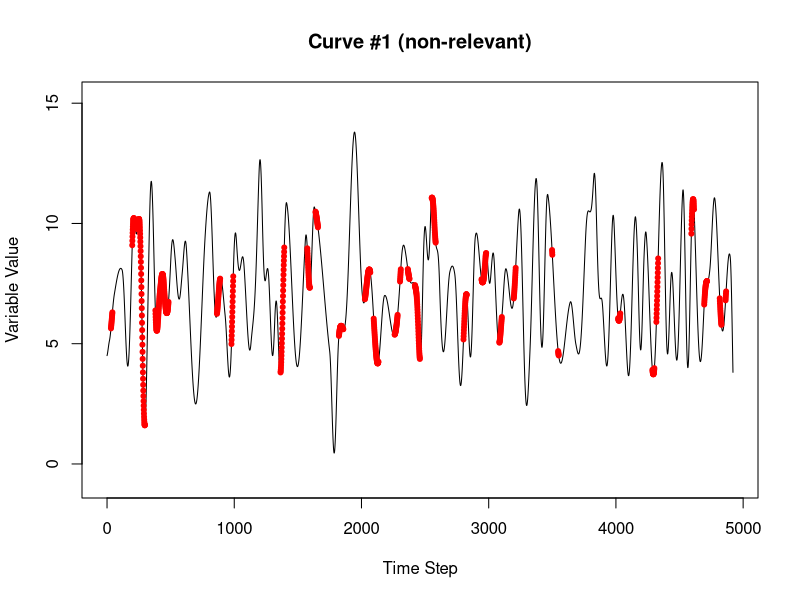
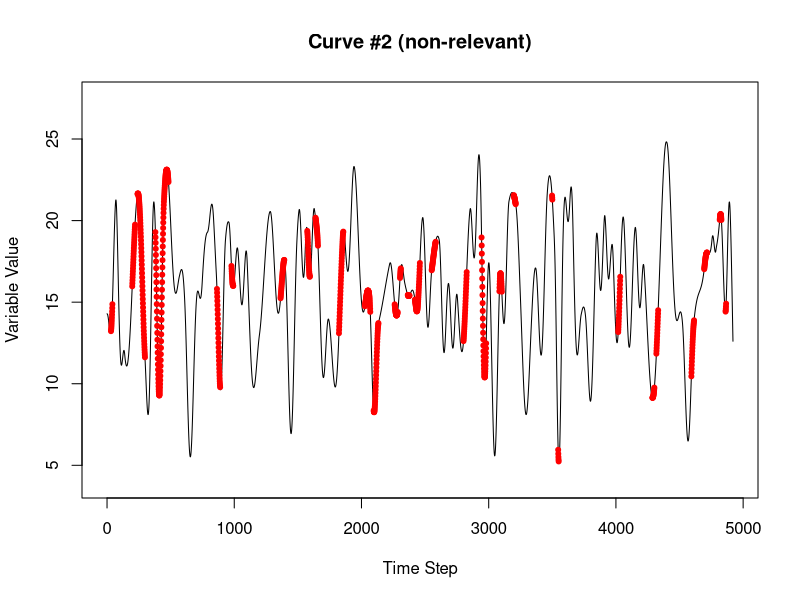
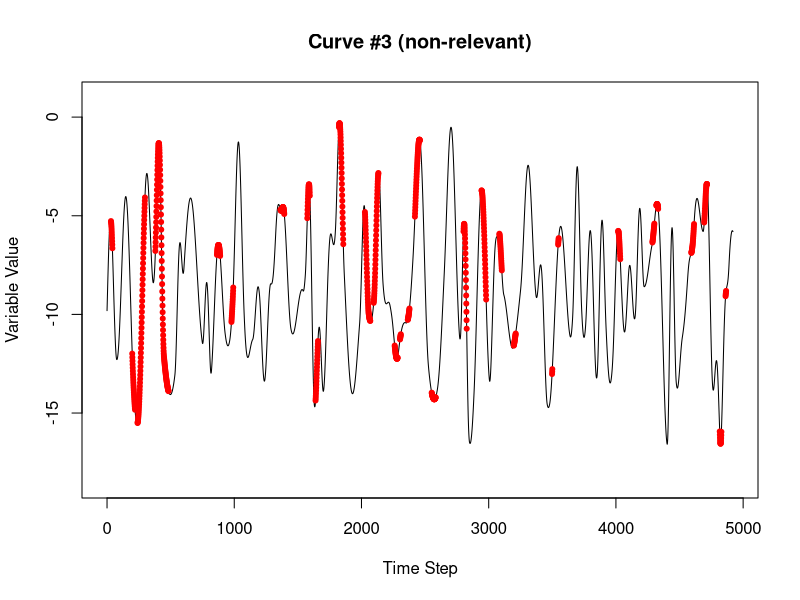
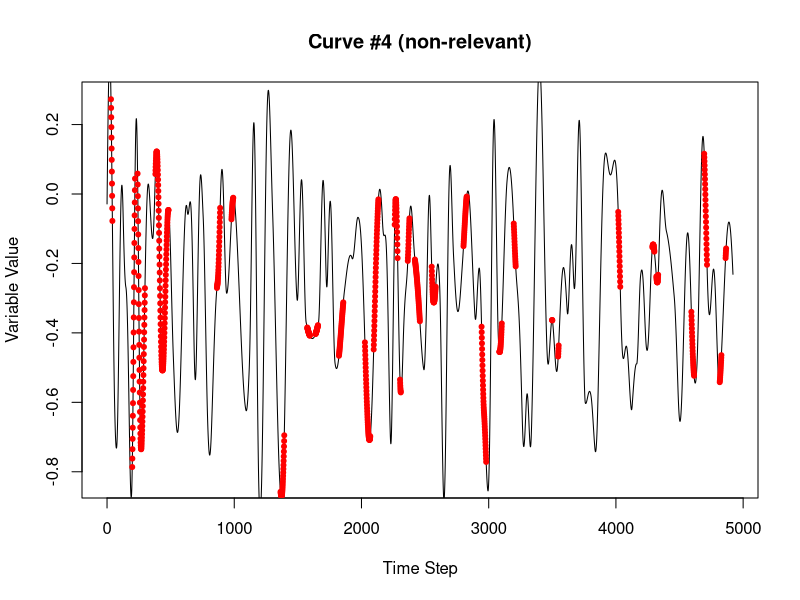
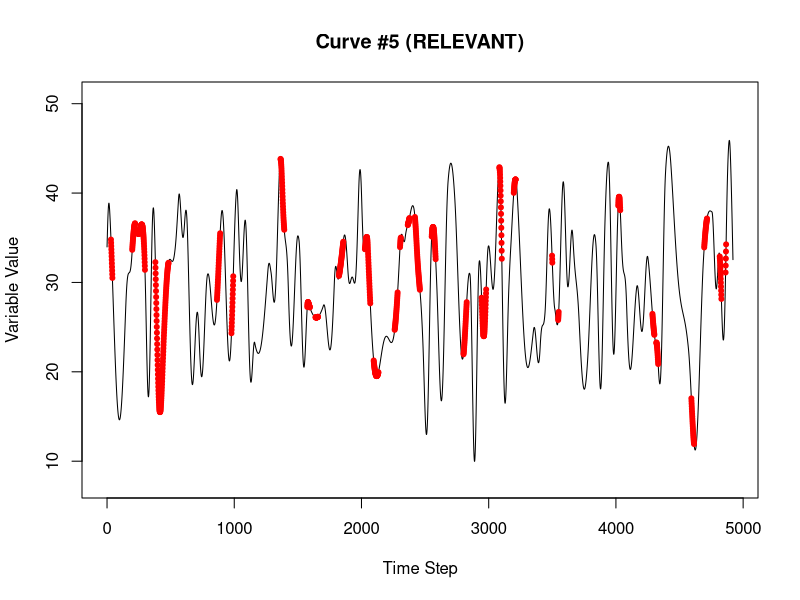
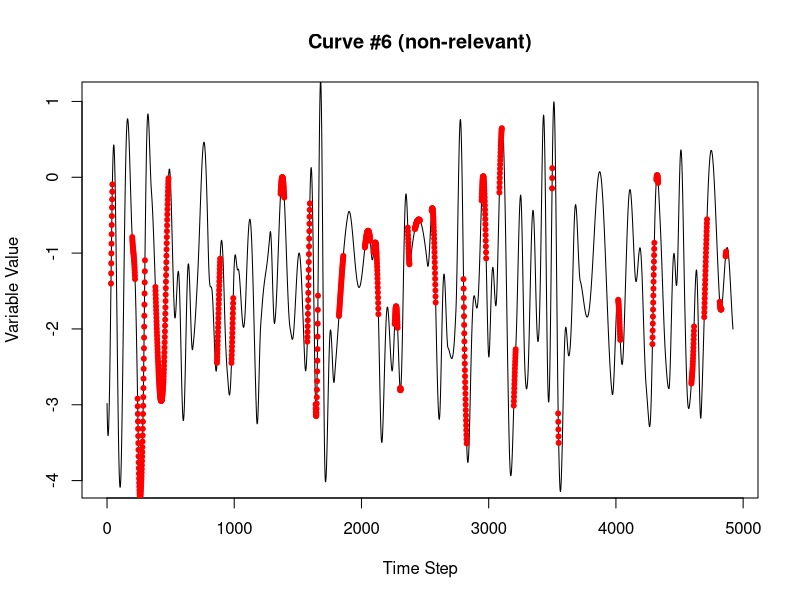
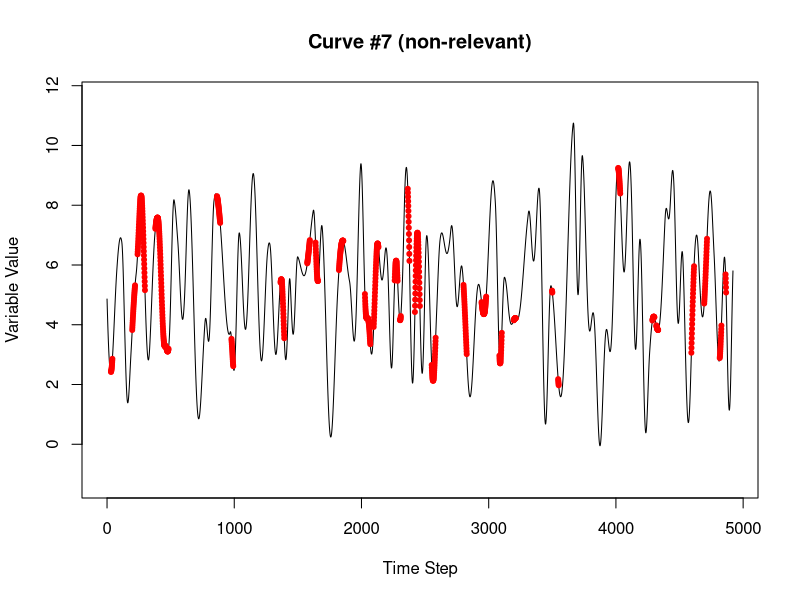
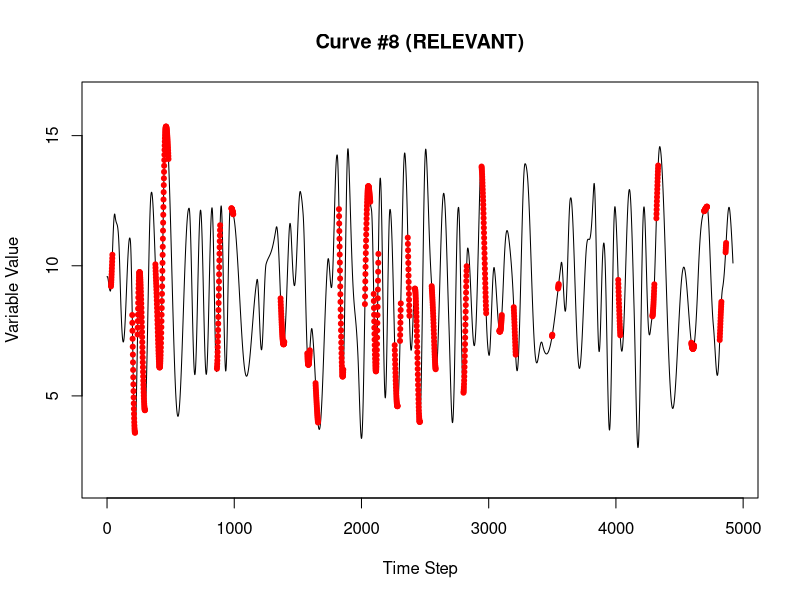

Generate these figures, in order, with R:
library(dplyr)

# Executing this script will result in three data sets of interest:
# 1. dset       = the consolidated data set
# 2. dset_train = the training split of the consolidated data set
# 3. dset_test  = the test split of the consolidated data set
#
# NOTE: if it is desired to inspect the intermediate variables, comment out the
# last block, which removes all of the variables except the three listed above
# from the environment.


N          <- 100  # the number of RANDOM variables to generate
S          <- 40   # the number of superposed variables to generate
              # relevant variables vector (length must be smaller than "S" - not 5)
R          <- c(5, 8, 9, 10, 13, 25, 30)  
              # whether the high & above or low & below or in-between thresholds
#               area is used
AB         <- c('a', 'a', 'b', 'b', 'a', 'b', 'n')
              # each group will be elements of an "or" clause, whereas each
#               element within the group will be considered an "and" clause
#               (the groups must be sequentially numbered from one)
gp         <- c(1, 1, 1, 1, 1, 1, 1)
n          <- 40   # setting the number of cycles to generate
H          <- 10   # number of historical time steps to use for prediction
rseed      <- 1234 # the random seed for repeatability
train_fr   <- 0.7  # the fraction of the dataset used for the training portion of the data
disp       <- c(0, 0, 0, 0, 10, 0, 0, 10, 1, 0, 0, 0, 2, 0, 0, 0, 0, 0, 0, 0,
                0, 0, 0, 0, 3, 0, 0, 0,  0, 7, 0, 0, 0, 0, 0, 0, 0, 0, 0, 0) 
thresh_a   <- .3   # threshold above which the result contributes to a TRUE
#                    example for 'a' curves
thresh_b   <- .65   # threshold below which the result contributes to a TRUE
#                    example for 'b' curves
                   # (as a fraction of the max)
                   # NOTE:  For the narrow range 'n', results that lie within
#                           the boundaries defined by 'a' and 'b' will
#                           contribute to a TRUE example.

# setting the seed
set.seed(rseed)

# generating a set of sinusoidal signals that vary randomly by frequency with ~n cycles
# to mimic real-world phenomena driven by unseen inputs that tend to generate values
# as a continuous function
SIG_SIN_RND <- lapply(1:N, FUN = function(x) {
  unlist(lapply(1:n, FUN = function(x) { sin(seq(90, 449, sample(5, 1))/(180/pi)) })) })
# clipping a random number of elements to ensure that the phase is random as well
nmin <- n*360+1
SIG_SIN_RND <- lapply(SIG_SIN_RND, function(x) { 
  r    <-  x[sample(72, 1):length(x)]
  nmin <<- ifelse(length(r) < nmin, length(r), nmin) 
  return(r)
  })
# clipping the lengths so that all data sets are equal and adding a random vertical shift
SIG_SIN_RND <- lapply(SIG_SIN_RND, function(x) { return(x[1:nmin] + sample(200,1)/100) })

# Generating a set of superposed signals that use the random sinusoidal signals as a base
# determining how many random variables to sample.  As with the real world, the variables
# that you choose to measure may have overlapping causal effects that also affect some
# of the other variables that you chose, so sampling the curves with replacement.
nfun <- N%/%S + 1
SIG_SUPPOS  <- list()
for (j in 1:S) {
  SIG_SUPPOS[[j]] <- SIG_SIN_RND[[sample(N,1)]]
  for (i in 1:nfun)
    SIG_SUPPOS[[j]] <- SIG_SUPPOS[[j]] + SIG_SIN_RND[[sample(N,1)]]
  # varying the magnitude of the result
  SIG_SUPPOS[[j]] <- (rnorm(1, sd = .05) + .02) * 100 * SIG_SUPPOS[[j]] 
  }

# setting time displacements in which each "event" occurs after the threshold is breached
# in the real world an even may not occur immediately after a condition is met, there may
# be a reaction time between meeting a condition and event commencement.  Possible Examples:
# 1) Price response for a shortage of production for a specific product. There is a certain
#    amount of inventory space for the product so vendors likely will not raise their prices
#    before they need to re-order.
# 2) Price response for shortage in production of a specific product precursor, that is, an
#    element of a product that that is required for product assembly, but which may have
#    substitutes available.  This means that multiple thresholds will need to be breached
#    in order to trigger a corresponding event.  And there may be a time displacement
#    associated with each threshold if a shortage in the preferred item causes cascading
#    shortages in the substitute items.
# 3) A safety incident that depends on several dangerous conditions occurring simultaneously
#    or in sequence.  A risk precursor that is measurable (say aggregate training levels)
#    may beget other conditions that take some time to materialize, thus creating a danger
#    signal if a certain sequence of measurable precursors occurs.
#

# constructing a version of the curves that is shifted forward according to the
# displacements vector so that the original time sequence can remain untouched
SS <- SIG_SUPPOS
for (r in R) 
  if (disp[r] > 0)
    SS[[r]] <- c(rep(0, disp[r]), SS[[r]][1:(length(SS[[r]])-disp[r])])

# superposing the relevant variables
posg = list() # the gth element of the "or" clause
# keeping track of the limits for comparison purposes later
limits <- list()
for (i in 1:length(R)) {
  g <- gp[i]
  if (length(posg) < g) {
    # initializing the vector elements if the posg list element does not yet
    # have data in it 
    posg[[g]] <- rep(TRUE, length(SS[[1]]))
    }
  r  <- R[i]
  if      (AB[i] == 'a') {
    posg[[g]] <- posg[[g]] &
      (SS[[r]] > (thresh_a*(max(SS[[r]]) - min(SS[[r]])) + min(SS[[r]])))
    limits[[i]] <-
      c((thresh_a*(max(SS[[r]]) - min(SS[[r]])) + min(SS[[r]])), max(SS[[r]]))
  }
  else if (AB[i] == 'b') {
    posg[[g]] <- posg[[g]] &
      (SS[[r]] < (thresh_b*(max(SS[[r]]) - min(SS[[r]])) + min(SS[[r]])))
    limits[[i]] <-
      c(min(SS[[r]]), (thresh_b*(max(SS[[r]]) - min(SS[[r]])) + min(SS[[r]])))
  }
  else if (AB[i] == 'n') {
    posg[[g]] <- posg[[g]] &
      (SS[[r]] < (thresh_b*(max(SS[[r]]) - min(SS[[r]])) + min(SS[[r]]))) &
      (SS[[r]] > (thresh_a*(max(SS[[r]]) - min(SS[[r]])) + min(SS[[r]])))
    limits[[i]] <- c((thresh_a*(max(SS[[r]]) - min(SS[[r]])) + min(SS[[r]])),
                     (thresh_b*(max(SS[[r]]) - min(SS[[r]])) + min(SS[[r]])))
  }
}
lnames <- paste0(paste0("V",R,"TM"),disp[R])
names(limits) <- lnames

# combine all of the 'and' clauses together with the 'or' clause
pos <- rep(FALSE, length(SS[[1]]))
# keeping track of which groups are contributing to which outcome - each group
# uses a bit in a 32 bit integer, and all of those integers are retained in a
# vector - used for testing strategies to deal with entangled data sets (those
# that have positive outcomes from multiple sources - each source is entangled
# with the others)
attrib <- rep(0, length(SS[[1]]))
for (g in 1:length(posg)) {
  pos    <- pos | posg[[g]]
  attrib <- attrib + 2 ^ ((g-1)*pos[[g]])
}

time_steps <- which(pos)

# plotting the curves
for (i in 1:S) {
  srelev <- ifelse(i %in% R, "RELEVANT", "non-relevant")
  xvals  <- 0:(length(SIG_SUPPOS[[i]]) - 1)
  plot(xvals, SIG_SUPPOS[[i]], xlab = "Time Step", ylab = "Variable Value",
       main = sprintf("Curve #%d (%s)", i, srelev), type = "l", col = "black",
       ylim = c(mean(SIG_SUPPOS[[i]]) - 0.6*(max(abs(SIG_SUPPOS[[i]])) -
                                               min(abs(SIG_SUPPOS[[i]]))), 
                mean(SIG_SUPPOS[[i]]) + 0.6*(max(abs(SIG_SUPPOS[[i]])) -
                                               min(abs(SIG_SUPPOS[[i]])))))

  points(xvals[time_steps], SIG_SUPPOS[[i]][time_steps], col = "red", pch = 20)
}


# assembling the positive examples for each variable
# getting the indices of the positive examples
pos_indices  <- (1:nmin)[time_steps]
pos_indices  <- pos_indices[pos_indices > H]
# getting H number of historical time steps prior to the positive event
for (i in 1:S) {
  pos_hist     <- t(sapply(pos_indices, FUN = function(x)
    { return(SIG_SUPPOS[[i]][(x-H):x]) }))
  colnames(pos_hist) <- paste0("V",as.character(i),"TM", as.character(H:0))
  if (i == 1) pos_examples <- pos_hist
  if (i >  1) pos_examples <- cbind(pos_examples, pos_hist)
}
pos_examples <- data.frame(pos_examples)
pos_examples$INDC <- TRUE
pos_examples$X    <- pos_indices

# assembling the negative examples for each variable
# getting the indices of the negative examples
neg_indices  <- (1:nmin)[-time_steps]
# eliminating any that have H or less historical time steps preceding them
neg_indices  <- neg_indices[neg_indices > H]
# getting H number of historical time steps prior to the positive event
for (i in 1:S) {
  neg_hist     <- t(sapply(neg_indices, FUN = function(x)
    { return(SIG_SUPPOS[[i]][(x-H):x]) }))
  colnames(neg_hist) <- paste0("V",as.character(i),"TM", as.character(H:0))
  if (i == 1) neg_examples <- neg_hist
  if (i >  1) neg_examples <- cbind(neg_examples, neg_hist)
}

neg_examples <- data.frame(neg_examples)
neg_examples$INDC <- FALSE
neg_examples$X    <- neg_indices

dset   <- rbind(pos_examples, neg_examples)
dset   <- arrange(dset, X)

# removing case 5 data
cnames    <- colnames(dset)
cnames    <- cnames[-grep("^V5TM",cnames)]
dset_m5   <- dset[,cnames]
cnames    <- cnames[-grep("^V10TM",cnames)]
dset_m510 <- dset[,cnames]

# curve_data <- list(relev = R, thresh_a = thresh_a, thresh_b = thresh_b,
#                    disp = disp, SIG_SIN_RND = SIG_SIN_RND,
#                    SIG_SUPPOS = SIG_SUPPOS, time_steps = time_steps,
#                    dset = dset)

# keeping the sample of examples the same between all three sets of train/test
train_samp      <- sample(dim(dset)[1], train_fr*dim(dset)[1])
test_samp       <- which(!(dset$X %in% train_samp))

dset_train      <- dset[train_samp,]
dset_test       <- dset[test_samp,]

dset_m5_train   <- dset_m5[train_samp,]
dset_m5_test    <- dset_m5[test_samp,]

dset_m510_train <- dset_m510[train_samp,]
dset_m510_test  <- dset_m510[test_samp,]

limlist    <- list()
for (i in 0:H) limlist[[i+1]] <- c(0,0)
all_limits      <- list()
all_limits_m5   <- list()
all_limits_m510 <- list()
for (i in 1:S) {
  all_limits[[i]]      <- limlist
  all_limits_m5[[i]]   <- limlist
  all_limits_m510[[i]] <- limlist
  names(all_limits[[i]])      <- paste0(paste0("V",i,"TM"),0:H)
  names(all_limits_m5[[i]])   <- paste0(paste0("V",i,"TM"),0:H)
  names(all_limits_m510[[i]]) <- paste0(paste0("V",i,"TM"),0:H)
  
  prefix <- paste0("V",i,"TM")
  for (j in 0:H)
    all_limits[[i]][[j+1]] <- c(min(dset_train[,paste0(prefix,j)][dset_train$INDC]),
                                max(dset_train[,paste0(prefix,j)][dset_train$INDC]))
  
  in_this_list <- names(limits)[names(limits) %in% names(all_limits[[i]])]
  if (length(in_this_list) > 0) {
    all_limits[[i]][in_this_list] <- limits[in_this_list]
  }
  
  if (i!=5) {
    prefix <- paste0("V",i,"TM")
    for (j in 0:H)
      all_limits_m5[[i]][[j+1]] <- c(min(dset_m5_train[,paste0(prefix,j)][dset_m5_train$INDC]),
                                     max(dset_m5_train[,paste0(prefix,j)][dset_m5_train$INDC]))
  
    in_this_list <- names(limits)[names(limits) %in% names(all_limits_m5[[i]])]
    if (length(in_this_list) > 0) {
      all_limits_m5[[i]][in_this_list] <- limits[in_this_list]
    }
  }
  
  if ((i!=10) & (i!=5)) {  
    prefix <- paste0("V",i,"TM")
    for (j in 0:H)
      all_limits_m510[[i]][[j+1]] <- c(min(dset_m510_train[,paste0(prefix,j)][dset_m510_train$INDC]),
                                       max(dset_m510_train[,paste0(prefix,j)][dset_m510_train$INDC]))
  
    in_this_list <- names(limits)[names(limits) %in% names(all_limits_m510[[i]])]
    if (length(in_this_list) > 0) {
      all_limits_m510[[i]][in_this_list] <- limits[in_this_list]
    }
  }
}
names(all_limits)      <- paste0("V",c(1:S),"TM")
names(all_limits_m5)   <- paste0("V",c(1:4,6:S),"TM")
names(all_limits_m510) <- paste0("V",c(1:4,6:9,11:S),"TM")

# CLEAN-UP
# (if you wish to inspect the intermediate variables, comment out this block)

rm(list=c("all_limits", "all_limits_m5", "all_limits_m510",
          "limits", "limlist", "neg_examples", "neg_hist", "pos_examples",
          "pos_hist", "posg", "SIG_SIN_RND", "SIG_SUPPOS", "SS", "AB", "attrib",
          "disp", "g", "gp", "H", "i", "in_this_list", "j", "lnames", "n", "N",
          "neg_indices", "nfun", "nmin", "pos", "pos_indices", "prefix", "r",
          "R", "rseed", "S", "srelev", "thresh_a", "thresh_b", "time_steps",
          "train_fr", "xvals", "cnames"))


